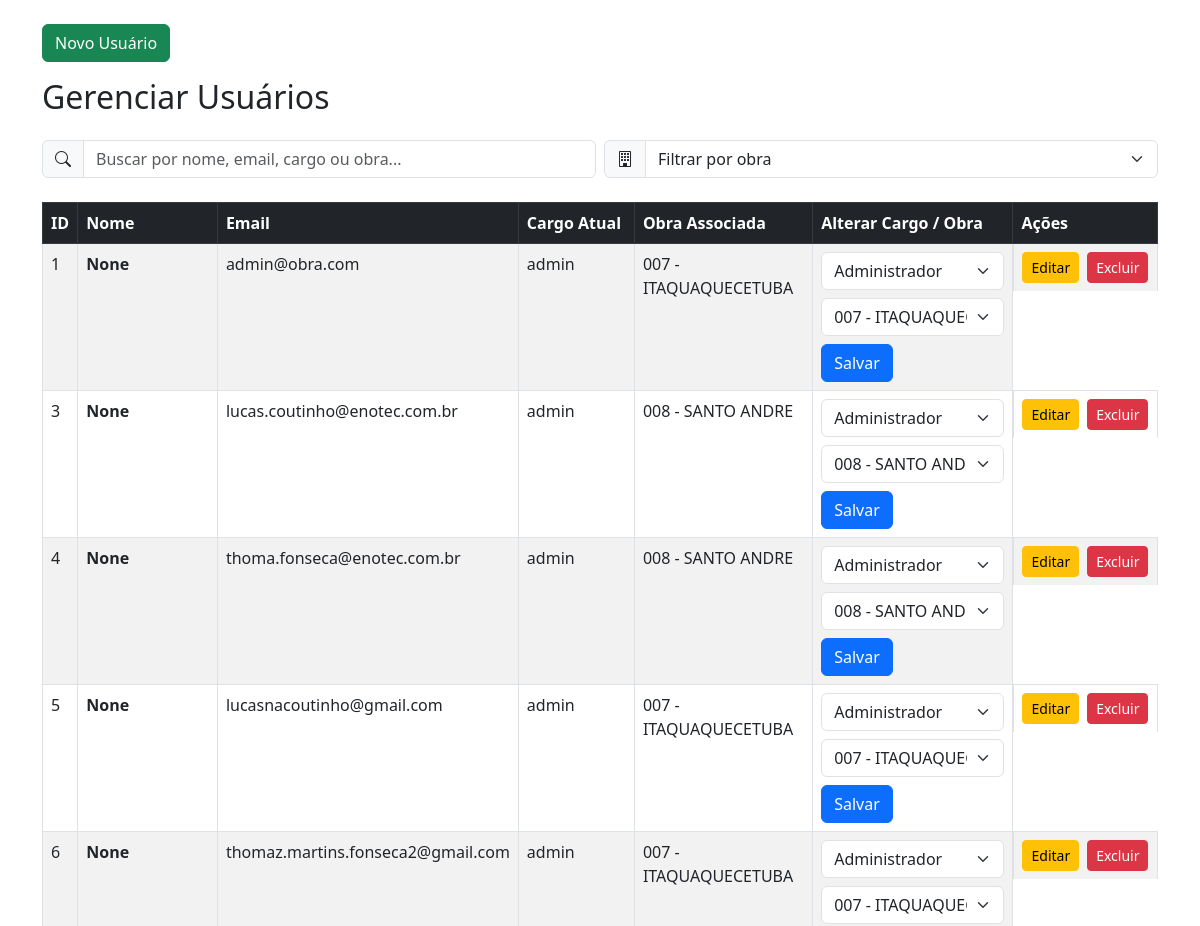
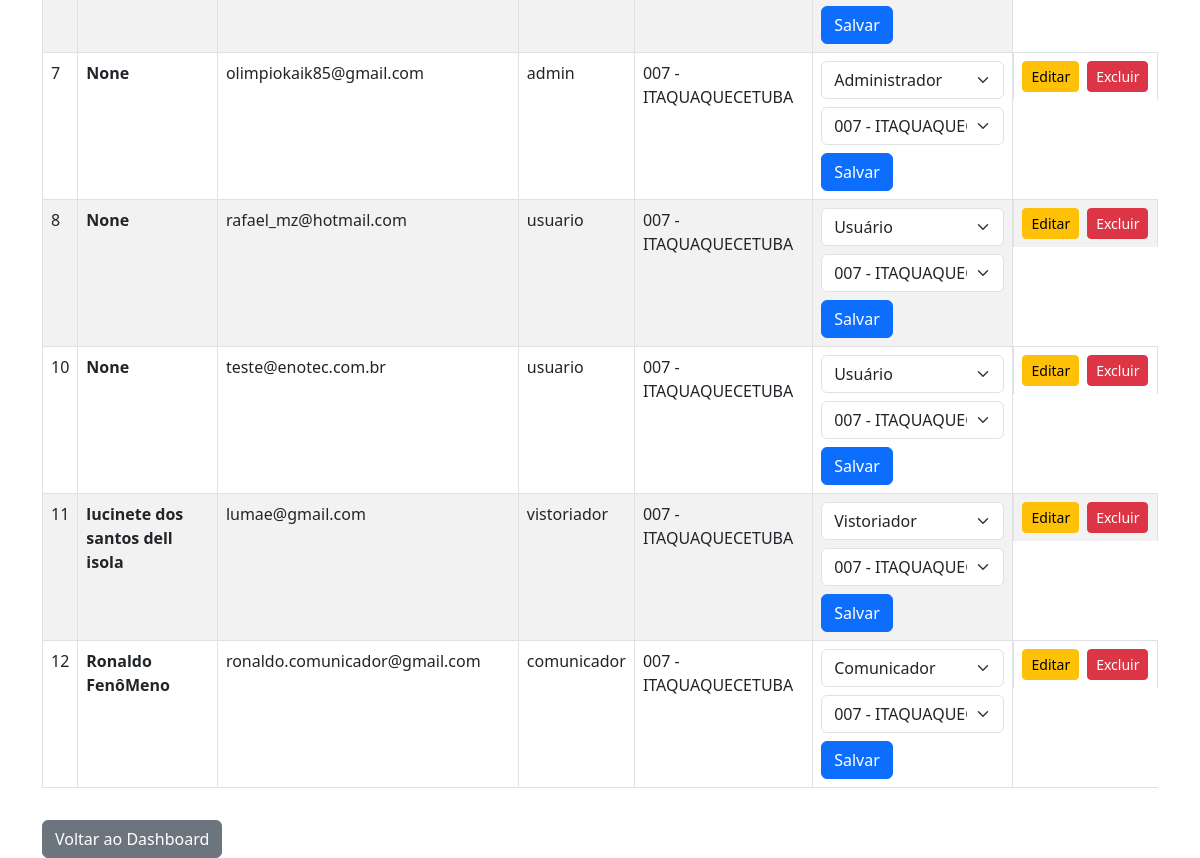
/gerenciar-usuarios (signed in), run on an earlier commit of the app's database (2 pictures, top to bottom).
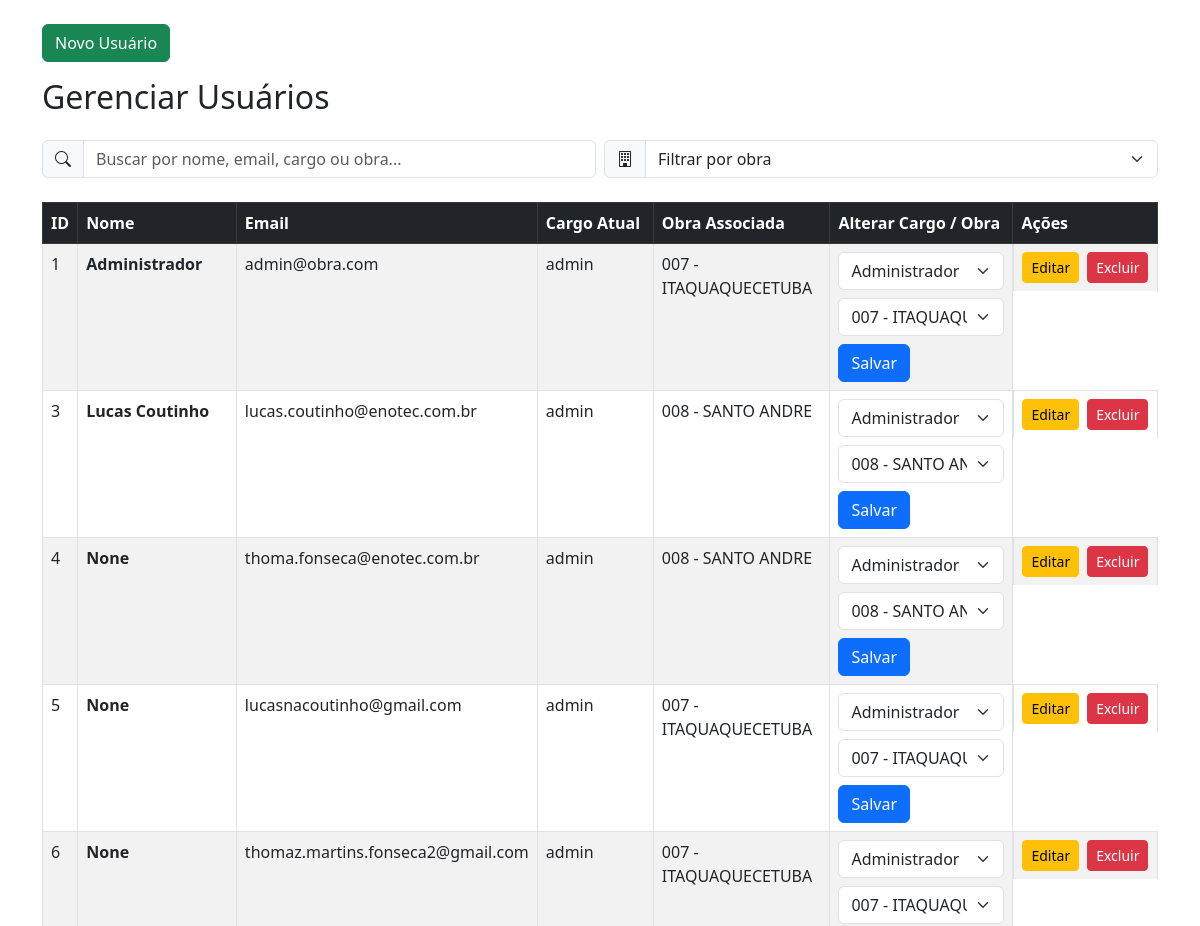
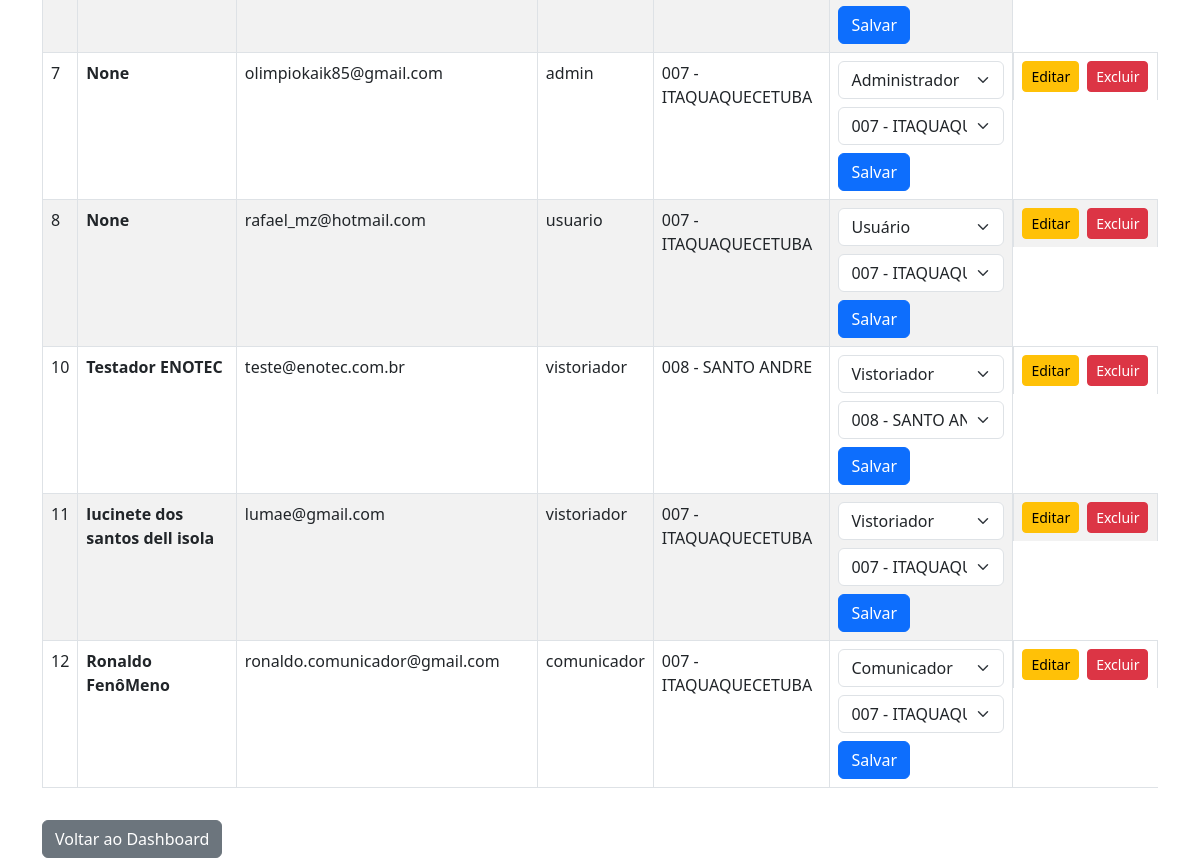
And on a later commit of the database (2 pictures, top to bottom).
### app/models.py (models this page shows)
class User(db.Model):
    id = db.Column(db.Integer, primary_key=True)
    nome = db.Column(db.String(100), nullable=True)  # <-- temporariamente
    email = db.Column(db.String(120), unique=True, nullable=False)
    password = db.Column(db.String(120), nullable=False)
    cargo = db.Column(db.String(50), default="usuario")
    rg = db.Column(db.String(20), nullable=True)  # ✅ Adicionado aqui
    obra_id = db.Column(db.Integer, db.ForeignKey('obra.id'))
    obra = db.relationship('Obra', backref='usuarios')
    vistorias_responsavel = db.relationship(
        'VistoriaImovel',
        foreign_keys='VistoriaImovel.usuario_id',
        back_populates='usuario'
    )
    vistorias_que_finalizei = db.relationship(
        'VistoriaImovel',
        foreign_keys='VistoriaImovel.finalizada_por_user_id',
        back_populates='finalizada_por'
    )

class Obra(db.Model):
    id = db.Column(db.Integer, primary_key=True)
    nome = db.Column(db.String(100), nullable=False)
    descricao = db.Column(db.Text)
    endereco = db.Column(db.String(255))
    responsavel = db.Column(db.String(100))
    data_inicio = db.Column(db.Date)
    data_fim = db.Column(db.Date)
    criado_em = db.Column(db.DateTime, default=datetime.utcnow)

### app/auth/routes.py (the view, shortened to what this page needs)
@auth_bp.route('/gerenciar-usuarios', methods=['GET', 'POST'])
def gerenciar_usuarios():
    if 'usuario' not in session:
        return redirect('/login')
    user = User.query.filter_by(email=session['usuario']).first()
    if user.cargo != 'admin':
        return 'Acesso negado', 403
    usuarios = User.query.all()
    obras = Obra.query.all()
    return  render_template('usuarios/gerenciar_usuarios.html', usuarios=usuarios, obras=obras)

### templates/usuarios/gerenciar_usuarios.html (shortened to what this page needs)
<!DOCTYPE html>
<html lang="pt-br">
<head>
  <link rel="stylesheet" href="https://cdn.jsdelivr.net/npm/bootstrap@5.3.0/dist/css/bootstrap.min.css" />
  <link rel="stylesheet" href="https://cdn.jsdelivr.net/npm/bootstrap-icons@1.11.3/font/bootstrap-icons.css">
</head>
<body>
<div class="container mt-4">
  <button class="btn btn-success mb-3" data-bs-toggle="modal" data-bs-target="#modalNovoUsuario">
    Novo Usuário
  </button>
  <h2 class="mb-4">Gerenciar Usuários</h2>
  <form class="row g-2 align-items-center mb-4" onsubmit="return false;">
    <div class="col-12 col-md-6">
      <div class="input-group">
        <span class="input-group-text"><i class="bi bi-search"></i></span>
        <input type="text" id="filtroTexto" class="form-control" placeholder="Buscar por nome, email, cargo ou obra..." onkeyup="filtrarUsuarios()">
      </div>
    </div>
    <div class="col-12 col-md-6">
      <div class="input-group">
        <span class="input-group-text"><i class="bi bi-building"></i></span>
        <select id="filtroObra" class="form-select" onchange="filtrarUsuarios()">
          <option value="">Filtrar por obra</option>
        </select>
      </div>
    </div>
  </form>
  <div class="table-responsive tabela-usuarios">
    <table class="table table-striped table-bordered">
      <thead class="table-dark">
        <tr>
          <th>ID</th>
          <th>Nome</th>
          <th>Email</th>
          <th>Cargo Atual</th>
          <th>Obra Associada</th>
          <th>Alterar Cargo / Obra</th>
          <th>Ações</th>
        </tr>
      </thead>
      <tbody>
        {% for u in usuarios %}
        <tr>
          <td>{{ u.id }}</td>
          <th class="col-nome">{{ u.nome }}</th>
          <td class="col-email">{{ u.email }}</td>
          <td class="col-cargo">{{ u.cargo }}</td>
          <td class="col-obra">{{ u.obra.nome if u.obra else '---' }}</td>
          <td>
            <form method="POST" action="{{ url_for('auth.gerenciar_usuarios') }}" class="d-flex flex-wrap gap-2">
              <select name="novo_cargo" class="form-select">
                <option value="usuario" {% if u.cargo == 'usuario' %}selected{% endif %}>Usuário</option>
                <option value="vistoriador" {% if u.cargo == 'vistoriador' %}selected{% endif %}>Vistoriador</option>
                <option value="comunicador" {% if u.cargo == 'comunicador' %}selected{% endif %}>Comunicador</option>
                <option value="admin" {% if u.cargo == 'admin' %}selected{% endif %}>Administrador</option>
              </select>
              <select name="obra_id" class="form-select">
                {% for obra in obras %}
                  <option value="{{ obra.id }}" {% if u.obra_id == obra.id %}selected{% endif %}>{{ obra.nome }}</option>
                {% endfor %}
              </select>
              <button type="submit" class="btn btn-primary">Salvar</button>
            </form>
          </td>
          <td class="d-flex gap-2">
            <a href="{{ url_for('auth.editar_usuario', user_id=u.id) }}" class="btn btn-warning btn-sm">Editar</a>
            <form method="POST" action="{{ url_for('auth.excluir_usuario', user_id=u.id) }}" onsubmit="return confirm('Tem certeza que deseja excluir?');">
              <button type="submit" class="btn btn-danger btn-sm">Excluir</button>
            </form>
          </td>
        </tr>
        {% endfor %}
      </tbody>
    </table>
  </div>
  <a href="{{ url_for('auth.dashboard') }}" class="btn btn-secondary mt-3">Voltar ao Dashboard</a>
</div>
</body>
</html>

What changed in the data, as far as the page shows it:
changed User "admin@obra.com": nome "None" → "Administrador"
changed User "lucas.coutinho@enotec.com.br": nome "None" → "Lucas Coutinho"
changed User "teste@enotec.com.br": nome "None" → "Testador ENOTEC"; cargo "usuario" → "vistoriador"; obra "007 - ITAQUAQUECETUBA" → "008 - SANTO ANDRE"; novo_cargo "Usuário" → "Vistoriador"; obra_id "007 - ITAQUAQUECETUBA" → "008 - SANTO ANDRE"
